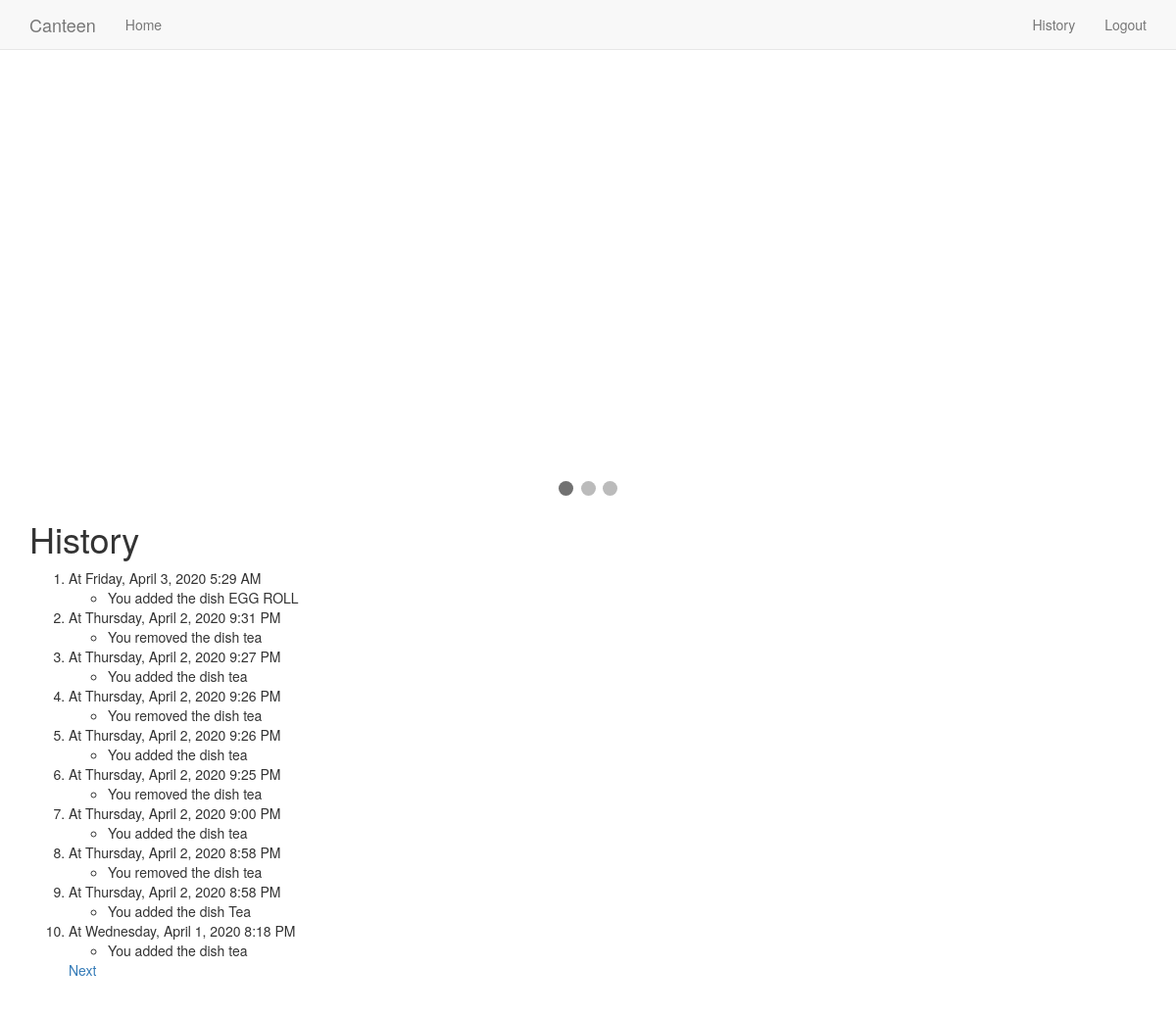
Before: /history/1 (signed in) with the older database file.
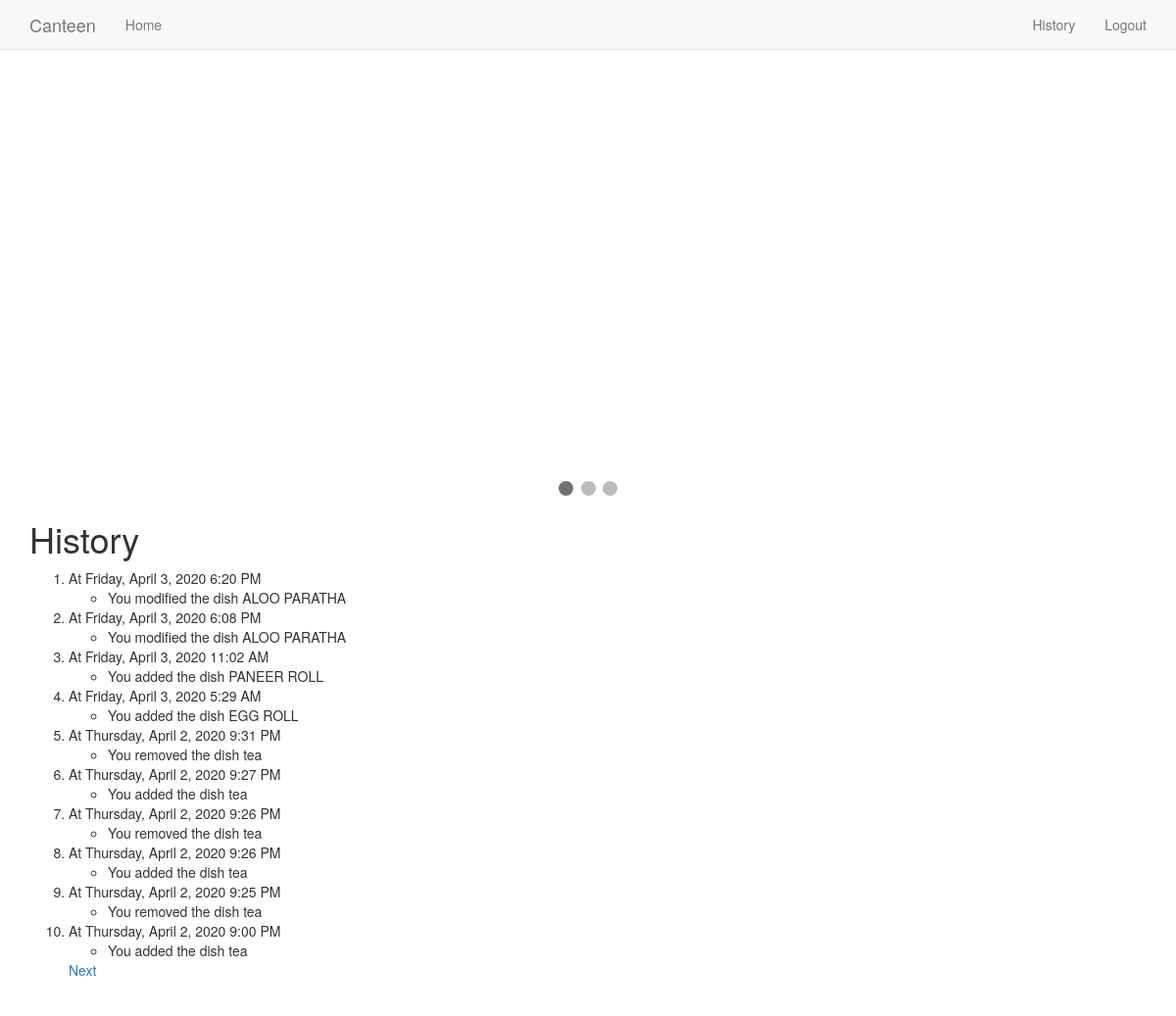
After: the same page with the newer database file.
### app/models.py (models this page shows)
class History(db.Model):
    id = db.Column(db.Integer, primary_key=True)
    user_id = db.Column(db.Integer, db.ForeignKey('user.id'))
    timestamp = db.Column(db.DateTime, default=(datetime.now()-timedelta(minutes=330)))
    orders = db.relationship('Orders', backref='history', lazy='dynamic')
    status = db.Column(db.Integer, default=0.5)
    recent_order_id = db.Column(db.Integer, db.ForeignKey('recent_orders.id'))
    total_amount = db.Column(db.Integer, default = 0)
    dishname = db.Column(db.String(50), default='')

### app/routes.py (the view)
@app.route('/history/<start>')
@login_required
def history(start):
    L, t = [], time_correction()
    histories = History.query.filter_by(customer=current_user).all()
    for history in histories:
        if history.status != 0.5:
            orders = Orders.query.filter_by(history=history).all()
            L.append((history, orders))
    if not L:
        if current_user.username == 'admin':
            flash("You do not add any dish")
        else:
            flash("You do not order anything till now.")
        return redirect(url_for('index'))
    total = len(L)
    start = int(start)
    if start>total:
        return render_template('404.html') or 404
    if start+10<total:
        end = start+10
    else:
        end = total+1
    return render_template('history.html', title='History', L=L,
        start=start, end=end, total=total)

### app/models.py (called while the page is built)
@login.user_loader
def load_user(id):
    return User.query.get(int(id))

### app/routes.py (called while the page is built, shortened)
def time_correction():
    wait_time, t = app.config['WAIT_TIME'], 0
    recent_orders = RecentOrders.query.all()
    app.config['WAIT_TIME'] = wait_time
    db.session.commit()
    if recent_orders:
        t = (recent_order.timestamp
            + timedelta(minutes=330)
            - datetime.now()).total_seconds()
        return (t//60+1)
    return 0

### app/templates/history.html (shortened to what this page needs)
{% extends "base.html" %}
{% block app_content %}
  <h1>History</h1>
  <ol start={{ start }}>
    {% for i in range(start, end) %}
      <li>At {{ moment(L[total-i][0].timestamp).format('LLLL') }}</li>
      {% if current_user.username=='admin' %}
        <ul>
          {% if L[total-i][0].status==1 %}
            <li>You added the dish {{ L[total-i][0].dishname }}</li>
          {% elif L[total-i][0].status==0 %}
            <li>You removed the dish {{ L[total-i][0].dishname }}</li>
          {% else %}
            <li>You modified the dish {{ L[total-i][0].dishname }}</li>
          {% endif %}
        </ul>
      {% endif %}
    {% endfor %}
    {% if end <= (total//10)*10+1 %}
      <a href="{{ url_for('history', start=end) }}">Next</a>
    {% elif end != total+1 %}
      <a href="{{ url_for('history', start=(total//10)*10) }}">Next</a>
    {% endif %}
  </ol>
{% endblock %}

### app/templates/base.html (shortened to what this page needs)
{% extends 'bootstrap/base.html' %}
{% block head %}
  {{ super() }}
  <link rel="stylesheet" type="text/css" href="{{ url_for('static', filename='app.css') }}">
{% endblock %}
{% block navbar %}
  <nav class="navbar navbar-default navbar-fixed-top">
    <div class="container">
      <div class="navbar-header">
        <a class="navbar-brand" href="{{ url_for('index') }}">Canteen</a>
      </div>
      <div class="collapse navbar-collapse" id="bs-example-navbar-collapse-1">
        <ul class="nav navbar-nav">
          <li><a href="{{ url_for('index') }}">Home</a></li>
        </ul>
        <ul class="nav navbar-nav navbar-right">
          {% if current_user.is_anonymous %}
            <li><a href="{{ url_for('index') }}#login">Login</a></li>
          {% else %}
            <li><a href="{{ url_for('history', start=1) }}">History</a></li>
            <li><a href="{{ url_for('logout') }}">Logout</a></li>
          {% endif %}
        </ul>
      </div>
    </div>
  </nav>
{% endblock %}
{% block content %}
  <div class="container">
    <div class="slideshow-container">
    </div>
    <br>
    <div style="text-align:center">
      <span class="dot" onclick="currentSlide(1)"></span>
      <span class="dot" onclick="currentSlide(2)"></span>
      <span class="dot" onclick="currentSlide(3)"></span>
    </div>
    {% block app_content %}{% endblock %}
  </div>
{% endblock %}

### app/static/app.css (style rules this page uses)
* { box-sizing:border-box; }
body { padding-top: 70px; padding-bottom: 70px; }
.dot { cursor: pointer; height: 15px; width: 15px; margin: 0 2px; background-color: #bbb; border-radius: 50%; display: inline-block; transition: background-color 0.6s ease; }
.active { background-color: #717171; }
.slideshow-container { position: relative; margin: auto; }

Changed rows visible on the page:
no longer on this page (row unchanged): History: timestamp "Thursday, April 2, 2020 8:58 PM", dishname "tea"
no longer on this page (row unchanged): History: timestamp "Thursday, April 2, 2020 8:58 PM", dishname "Tea"
no longer on this page (row unchanged): History: timestamp "Wednesday, April 1, 2020 8:18 PM", dishname "tea"
added History: timestamp "Friday, April 3, 2020 6:20 PM", dishname "ALOO PARATHA"
added History: timestamp "Friday, April 3, 2020 6:08 PM", dishname "ALOO PARATHA"
added History: timestamp "Friday, April 3, 2020 11:02 AM", dishname "PANEER ROLL"
Other visible differences:
new list line: "At You modified the dish"
new list line: "At You added the dish"
list line gone: "At You removed the dish"
list line gone: "At You added the dish"
